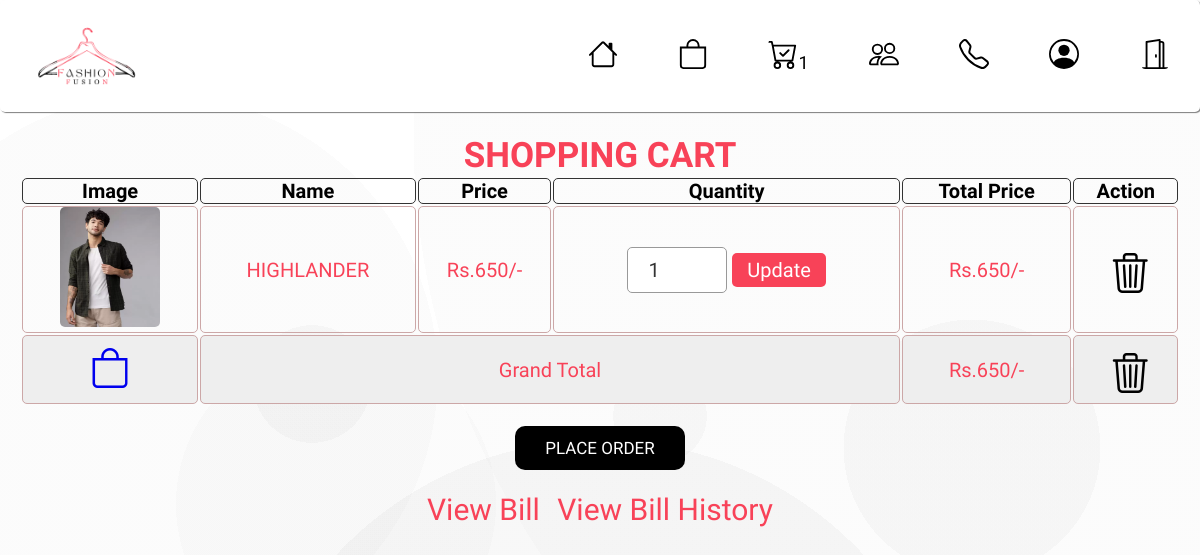
Screenshot of /cart.php (signed in) with the database file from the repository.
### tables this page shows
CREATE TABLE `cart` (
  `id` int(50) NOT NULL,
  `name` varchar(255) NOT NULL,
  `price` varchar(255) NOT NULL,
  `image` varchar(255) NOT NULL,
  `quantity` varchar(20) NOT NULL,
  `email` varchar(255) NOT NULL
);

### cart.php (the view, shortened to what this page needs)
<!DOCTYPE html>
<html lang="en">
<head>
   <link rel="stylesheet" href="https://cdn.jsdelivr.net/npm/bootstrap-icons@1.11.3/font/bootstrap-icons.min.css">
   <link rel="stylesheet" href="css/cart.css">
   <link rel="stylesheet" href="css/nav.css">
</head>
<body>
<?php @include 'header.php';?>
<br><br><br><br><br>
<div class="container">
<section class="shopping-cart">
   <h1 class="heading">shopping cart</h1>
   <table>
      <thead>
         <th>image</th>
         <th>name</th>
         <th>price</th>
         <th>quantity</th>
         <th>total price</th>
         <th>action</th>
      </thead>
      <tbody>
         <?php
         $user=$_SESSION['email'];
         $select_cart = mysqli_query($con, "SELECT * FROM `cart` where email='$user'" );
         $grand_total = 0;
         if(mysqli_num_rows($select_cart) > 0){
            while($fetch_cart = mysqli_fetch_assoc($select_cart)){
         ?>
         <tr>
            <td><img src="admin/uploaded_img/<?php echo $fetch_cart['image']; ?>" height="120" width="100" alt=""></td>
            <td><?php echo $fetch_cart['name']; ?></td>
            <td>Rs.<?php echo($fetch_cart['price']); ?>/-</td>
            <td>
               <form action="" method="post">
                  <input type="number" name="update_quantity" min="1" max="20"  value="<?php echo $fetch_cart['quantity']; ?>" >
                  <input type="submit" value="update" name="update_update_btn">
               </form>
            </td>
            <td>Rs.<?php echo $sub_total =($fetch_cart['price'] * $fetch_cart['quantity']); ?>/-</td>
            <td><a href="cart.php?remove=<?php echo $fetch_cart['id']; ?>" onclick="return confirm('remove item from cart?')" class="delete-btn"> <i class="bi bi-trash3"></i></a></td>
         </tr>
         <?php
           $grand_total += $sub_total;
            };
         };
         ?>
         <tr class="table-bottom">
            <td><a href="products.php" style="margin-top: 0;"><i class="bi bi-bag"></i></a></td>
            <td colspan="3">grand total</td>
            <td>Rs.<?php echo $grand_total; ?>/-</td>
            <td><a href="cart.php?delete_all" onclick="return confirm('are you sure you want to delete all?');" class="delete-btn"> <i class="bi bi-trash3"></i></a></td>
         </tr>
      </tbody>
   </table>
   <div class="checkout-btn">
      <a href="checkout.php" class="btn <?= ($grand_total > 1)?'':'disabled'; ?>">PLACE ORDER</a>
      <br><br><br>
         <?php
         $user=$_SESSION['email'];
         mysqli_select_db($con, "fashionfusion");
         $q1 = "SELECT * FROM `orders` where email='$user'";
         $result = mysqli_query($con, $q1);
         if(mysqli_num_rows($result) > 0){
         ?>
            <a href='billrequestmsg.php' class="billbtn">View Bill</a>&nbsp;&nbsp;&nbsp;&nbsp;&nbsp;&nbsp;
            <a href='historyrequest.php' class="billbtn">View Bill History</a>
        <?php
      }
      ?>
   </div>
</section>
</div>
</body>
</html>

### css/cart.css (style rules this page uses)
* { font-family: "Comfortaa", sans-serif; margin:0; padding:0; box-sizing: border-box; border-radius: 5px; outline: none; border:none; text-decoration: none; transition: all .2s linear; text-transform: capitalize; }
html { font-size: 62.5%; overflow-x: hidden; }
body { background-image: radial-gradient(circle at 13% 47%, rgba(140, 140, 140,0.03) 0%, rgba(140, 140, 140,0.03) 25%,transparent 25%, transparent 100%),radial-gradient(circle at 28% 63%, rgba(143, 143, 143,0.03) 0%, rgba(143, 143, 143,0.03) 16%,transparent 16%, transparent 100%),radial-gradient(circle at 81% 56%, rgba(65, 65, 65,0.03) 0%, rgba(65, 65, 65,0.03) 12%,transparent 12%, transparent 100%),radial-gradient(circle at 26% 48%, rgba(60, 60, 60,0.03) 0%, rgba(60, 60, 60,0.03) 6%,transparent 6%, transparent 100%),radial-gradient(circle at 97% 17%, rgba(150, 150, 150,0.03) 0%, rgba(150, 150, 150,0.03) 56%,transparent 56%, transparent 100%),radial-gradient(circle at 50% 100%, rgba(25, 25, 25,0.03) 0%, rgba(25, 25, 25,0.03) 36%,transparent 36%, transparent 100%),radial-gradient(circle at 55% 52%, rgba(69, 69, 69,0.03) 0%, rgba(69, 69, 69,0.03) 6%,transparent 6%, transparent 100%),linear-gradient(90deg, rgb(255,255,255),rgb(255,255,255)); background-attachment: fixed; }
.container { max-width: 1200px; margin:0 auto; }
section { padding:2rem; }
.heading { margin-top: 60px; text-align: center; font-size: 3.5rem; text-transform: uppercase; color:#f84258; }
.btn { display: block; width: 100%; text-align: center; background-color: #000; font-size: 1.7rem; color: #fff; padding:1.2rem 3rem; border-radius: 10px; cursor: pointer; margin-top: 1rem; transition: .5s; }
.delete-btn { display: block; margin-left: 30%; width: 50%; text-align: center; color:#000; font-size: 1.7rem; padding:5px 5px; border-radius: 5px; cursor: pointer; margin-top: 1rem; }
.option-btn i, .delete-btn i { padding-right: .5rem; }
.shopping-cart table { text-align: center; width: 100%; }
i { font-size: 40px; }
.shopping-cart table thead th { font-size: 2rem; color:#000; border: 1px solid #333; }
.shopping-cart table tr td { border: 1px solid #cca7a7; font-size: 2rem; color:#f84258; }
.shopping-cart table input[type="number"] { border: .1rem solid #999; padding:1rem 2rem; font-size: 2rem; color:#333; width: 10rem; }
.shopping-cart table input[type="submit"] { padding:.5rem 1.5rem; cursor: pointer; font-size: 2rem; background-color: #f84258; color:#fff; }
.shopping-cart table .table-bottom { background-color: #eee; }
.shopping-cart .checkout-btn { text-align: center; margin-top: 1rem; }
.shopping-cart .checkout-btn a { display: inline-block; width: auto; }
.billbtn { background: none; color: #f84258; font-size: 30px; transition: transform 0.5s ease; cursor: pointer; }

### css/nav.css (style rules this page uses)
a { text-decoration: none; }

### rows the page displays
cart: image (picture), name "HIGHLANDER", price "650", update_quantity "1", $sub_total=($fetch_cart['price']*$fetch_cart['quantity']) "650"

### other values shown
$num_rows "1"
$grand_total "650"
